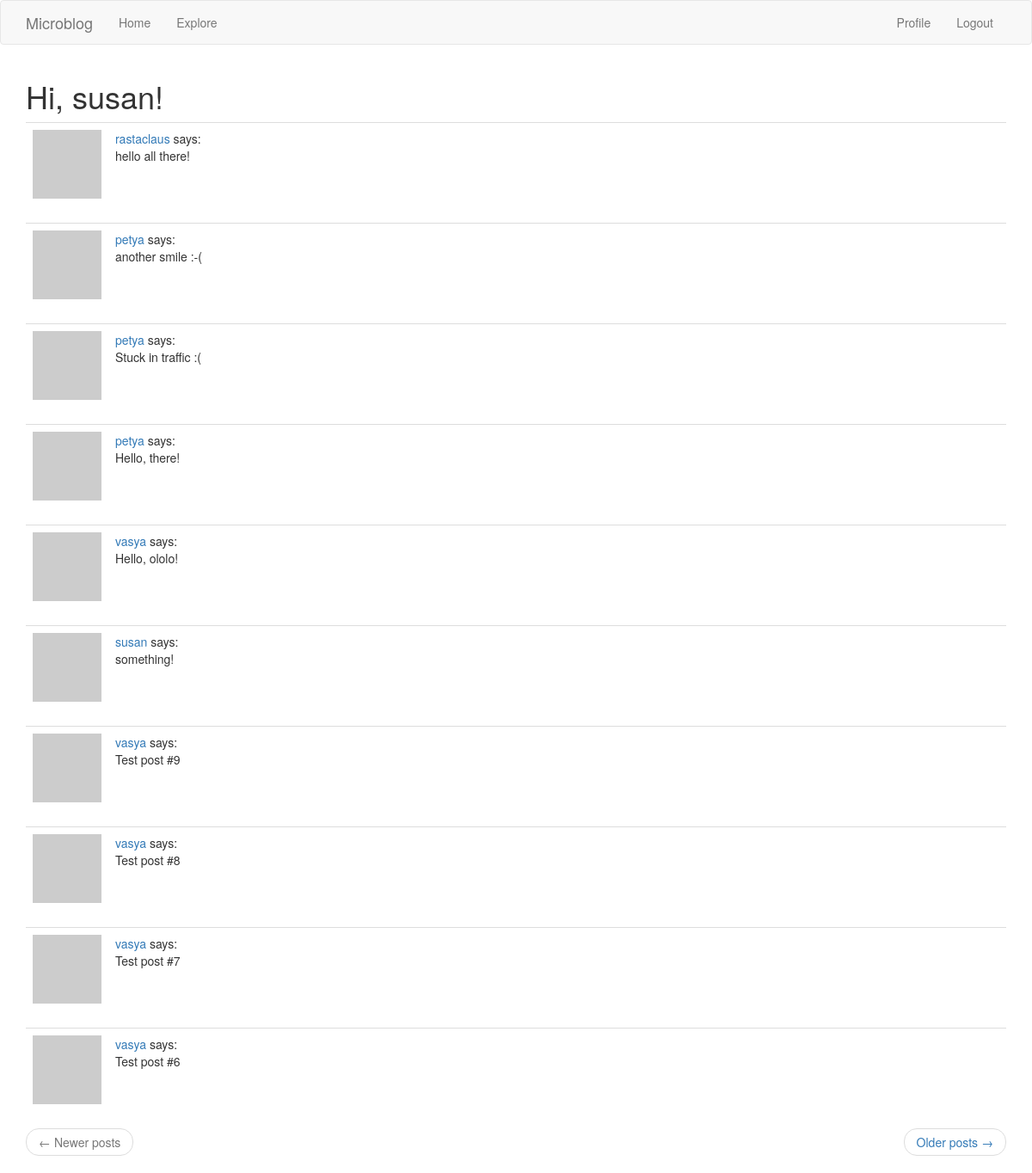
Page /explore (signed in) on the committed database.
### app/models.py (models this page shows, shortened)
class User(UserMixin, db.Model):
    id = db.Column(db.Integer, primary_key=True)
    username = db.Column(db.String(64), index=True, unique=True)
    email = db.Column(db.String(120), index=True, unique=True)
    password_hash = db.Column(db.String(128))
    posts = db.relationship('Post', backref='author', lazy='dynamic')
    about_me = db.Column(db.String(140))
    last_seen = db.Column(db.DateTime, default=datetime.utcnow)
    followed = db.relationship(
        'User', secondary='followers',
        primaryjoin=(followers.c.follower_id == id),
        secondaryjoin=(followers.c.followed_id == id),
        backref=db.backref('followers', lazy='dynamic'), lazy='dynamic')
    def avatar(self, size):
        digest = md5(self.email.lower().encode('utf-8')).hexdigest()
        return f'https://www.gravatar.com/avatar/{digest}?d=identicon&s={size}'

class Post(db.Model):
    id = db.Column(db.Integer, primary_key=True)
    body = db.Column(db.String(140))
    timestamp = db.Column(db.DateTime, index=True, default=datetime.utcnow)
    user_id = db.Column(db.Integer, db.ForeignKey('user.id'))

### app/routes.py (the view)
@app.route('/explore')
@login_required
def explore():
    page = request.args.get('page', 1, type=int)
    posts = Post.query.order_by(Post.timestamp.desc()).paginate(
        page, app.config['POSTS_PER_PAGE'], False)
    next_url = url_for('explore', page=posts.next_num) \
        if posts.has_next else None
    prev_url = url_for('explore', page=posts.prev_num) \
        if posts.has_prev else None
    context = {
        'posts': posts.items,
        'title': 'Explore',
        'next_url': next_url,
        'prev_url': prev_url}
    return render_template('index.html', **context)

### app/models.py (called while the page is built)
@login.user_loader
def load_user(id):
    return User.query.get(int(id))

### app/routes.py (called while the page is built)
@app.before_request
def before_request():
    if current_user.is_authenticated:
        current_user.last_seen = datetime.utcnow()
        db.session.commit()

### app/templates/index.html (shortened to what this page needs)
{% extends "base.html" %}
{% import 'bootstrap/wtf.html' as wtf %}
{% block app_content %}
    <h1>Hi, {{ current_user.username }}!</h1>
    {% for post in posts %}
        {% include '_post.html' %}
    {% endfor %}
    <nav aria-label="...">
        <ul class="pager">
            <li class="previous{% if not prev_url %} disabled{% endif %}">
                <a href="{{ prev_url or '#' }}">
                    <span aria-hidden="true">&larr;</span> Newer posts
                </a>
            </li>
            <li class="next{% if not next_url %} disabled{% endif %}">
                <a href="{{ next_url or '#' }}">
                    Older posts <span aria-hidden="true">&rarr;</span>
                </a>
            </li>
        </ul>
    </nav>
{% endblock %}

### app/templates/_post.html
    <table class="table table-hover">
        <tr>
            <td width="70px">
                <a href="{{ url_for('user', username=post.author.username) }}">
                    <img src="{{ post.author.avatar(70) }}" />
                </a>
            </td>
            <td>
                <a href="{{ url_for('user', username=post.author.username) }}">
                    {{ post.author.username }}
                </a>
                says:
                <br>
                {{ post.body }}
            </td>
        </tr>
    </table>

### rows in the picture
User: username "susan"
Post: author.username "rastaclaus", body "hello all there!"
Post: author.username "petya", body "another smile :-("
Post: author.username "petya", body "Stuck in traffic :("
Post: author.username "petya", body "Hello, there!"
Post: author.username "vasya", body "Hello, ololo!"
Post: author.username "susan", body "something!"
Post: author.username "vasya", body "Test post #9"
Post: author.username "vasya", body "Test post #8"
Post: author.username "vasya", body "Test post #7"
Post: author.username "vasya", body "Test post #6"
